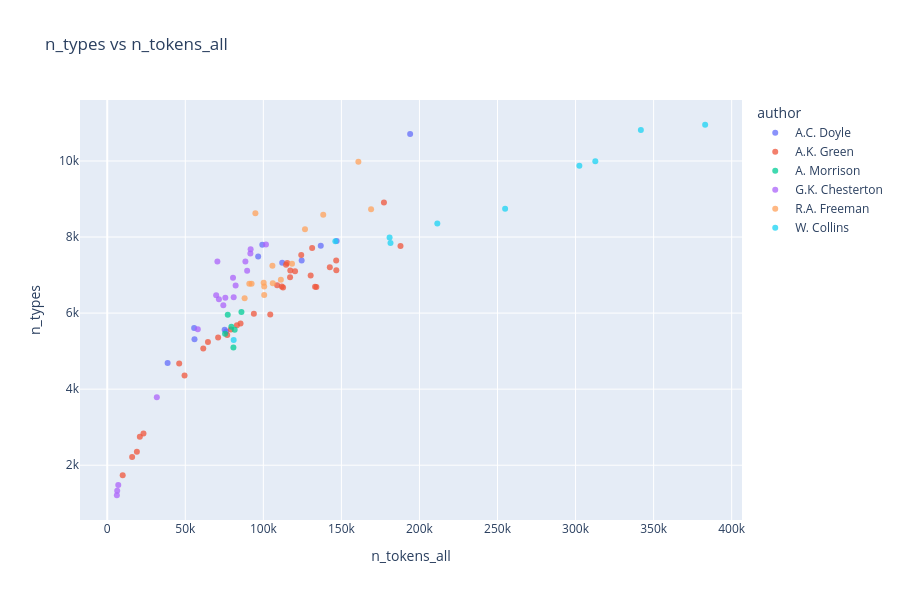
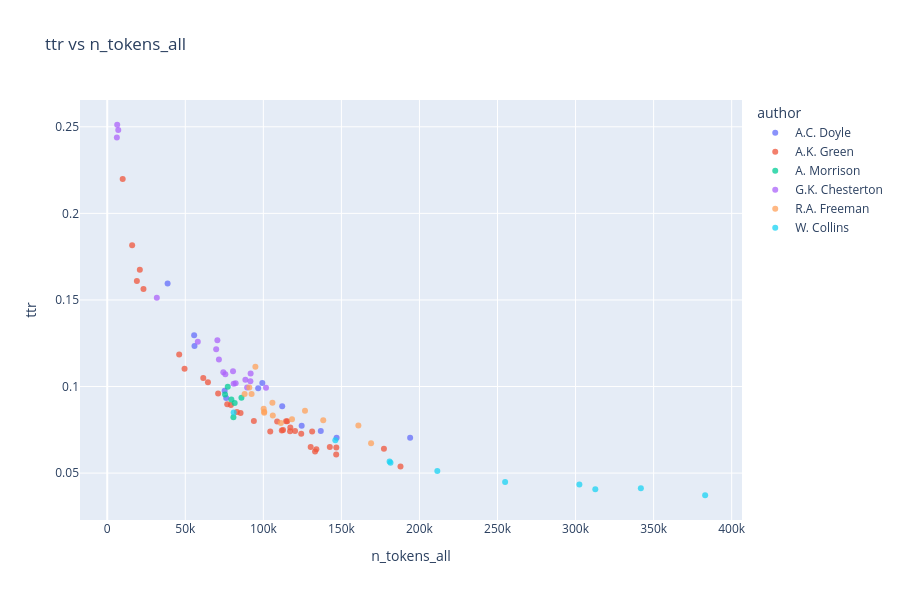
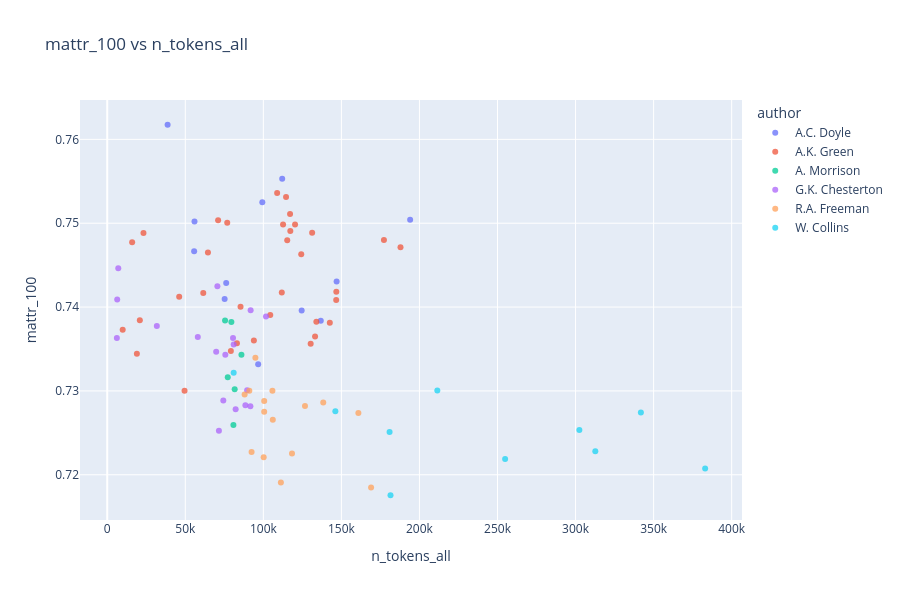
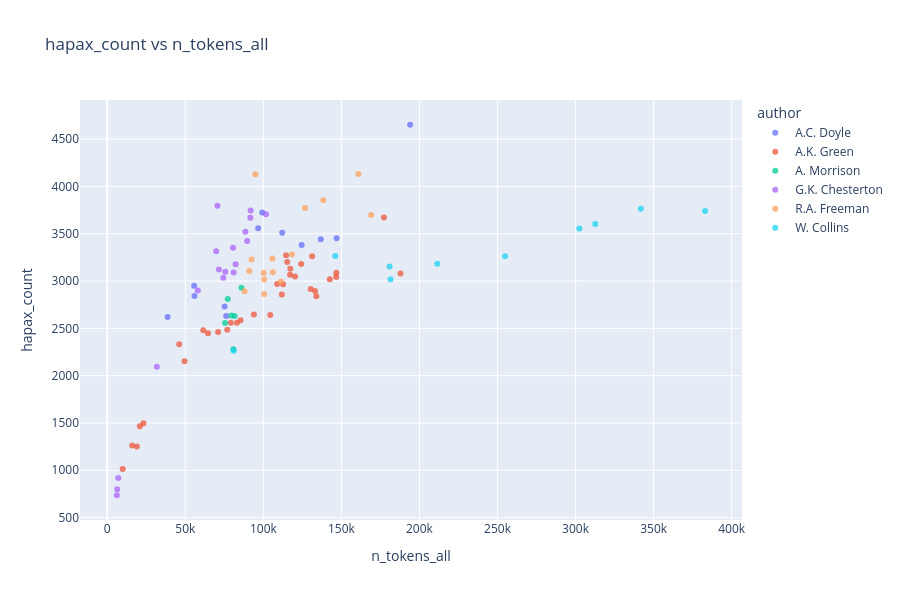

Write notebook code for charts like these, in order.
### Code cell
plot_scatter_list_plotly(
    data=df_corpus,
    scatter_pairs=scatter_pairs,
    hue="author",
    work_col="title",
)

### Figure 1 — Plotly figure (JSON) as saved in the notebook; plotly's stock layout.template omitted (floating-point values rounded to 4 significant figures)
{"data": [{"customdata": [["A.C. Doyle"], ["A.C. Doyle"], ["A.C. Doyle"], ["A.C. Doyle"], ["A.C. Doyle"], ["A.C. Doyle"], ["A.C. Doyle"], ["A.C. Doyle"], ["A.C. Doyle"], ["A.C. Doyle"], ["A.C. Doyle"], ["A.C. Doyle"]], "hovertemplate": "<b>%{hovertext}</b><br><br>author=%{customdata[0]}<br>n_tokens_all=%{x}<br>n_types=%{y}<extra></extra>", "hovertext": ["A Study in Scarlet", "Tales of Terror and Mystery", "The Adventures of Sherlock Holmes", "The case-book of Sherlock Holmes", "The Hound of the Baskervilles", "The Lost World", "The Memoirs of Sherlock Holmes", "The Poison Belt", "The Return of Sherlock Holmes", "The Sign of the Four", "The Valley of Fear", "The White Company"], "legendgroup": "A.C. Doyle", "marker": {"color": "#636efa", "opacity": 0.75, "symbol": "circle"}, "mode": "markers", "name": "A.C. Doyle", "orientation": "v", "showlegend": true, "type": "scatter", "x": [55675, 96679, 136785, 112079, 76206, 99337, 124549, 38663, 146929, 55891, 75208, 194038], "xaxis": "x", "y": [5608, 7488, 7772, 7323, 5517, 7798, 7384, 4687, 7896, 5314, 5562, 10708], "yaxis": "y"}, {"customdata": [["A.K. Green"], ["A.K. Green"], ["A.K. Green"], ["A.K. Green"], ["A.K. Green"], ["A.K. Green"], ["A.K. Green"], ["A.K. Green"], ["A.K. Green"], ["A.K. Green"], ["A.K. Green"], ["A.K. Green"], ["A.K. Green"], ["A.K. Green"], ["A.K. Green"], ["A.K. Green"], ["A.K. Green"], ["A.K. Green"], ["A.K. Green"], ["A.K. Green"], ["A.K. Green"], ["A.K. Green"], ["A.K. Green"], ["A.K. Green"], ["A.K. Green"], ["A.K. Green"], ["A.K. Green"], ["A.K. Green"], ["A.K. Green"], ["A.K. Green"], ["A.K. Green"], ["A.K. Green"], ["A.K. Green"], ["A.K. Green"]], "hovertemplate": "<b>%{hovertext}</b><br><br>author=%{customdata[0]}<br>n_tokens_all=%{x}<br>n_types=%{y}<extra></extra>", "hovertext": ["7 to 12: A Detective Story", "A Difficult Problem", "A Matter of Millions", "A Strange Disappearance", "Agatha Webb", "Behind Closed Doors", "Cynthia Wakeham's Money", "Dark Hollow", "Doctor Izard", "Hand and Ring", "Initials Only", "Lost Man's Lane", "Masterpieces of Mystery", "One of My Sons", "Room Number 3, and Other Detective Stories", "That Affair Next Door", "The Chief Legatee", "The Circular Study", "The Doctor, his Wife, and the Clock", "The Filigree Ball", "The Forsaken Inn", "The Golden Slipper and Other Problems for Violet Strange", "The House of the Whispering Pines", "The Leavenworth Case", "The Mill Mystery", "The Millionaire Baby", "The Mystery of the Hasty Arrow", "The Old Stone House and Other Stories", "The Step on the Stair ", "The Sword of Damocles", "The Woman in the Alcove", "Three Thousand Dollars", "To the Minute", "X Y Z: A Detective Story"], "legendgroup": "A.K. Green", "marker": {"color": "#EF553B", "opacity": 0.75, "symbol": "circle"}, "mode": "markers", "name": "A.K. Green", "orientation": "v", "showlegend": true, "type": "scatter", "x": [18984, 9897, 130318, 64513, 112636, 146667, 104432, 114547, 61513, 187862, 108845, 117276, 124275, 120301, 131264, 133957, 76862, 71025, 20881, 111815, 79191, 115295, 142584, 146744, 93929, 85393, 117112, 49515, 133138, 177251, 83087, 15957, 46093, 23210], "xaxis": "x", "y": [2355, 1739, 6989, 5241, 6676, 7382, 5963, 7274, 5072, 7762, 6734, 7121, 7528, 7100, 7710, 6685, 5424, 5356, 2747, 6700, 5571, 7319, 7205, 7128, 5983, 5726, 6941, 4360, 6695, 8909, 5683, 2217, 4672, 2836], "yaxis": "y"}, {"customdata": [["A. Morrison"], ["A. Morrison"], ["A. Morrison"], ["A. Morrison"], ["A. Morrison"], ["A. Morrison"]], "hovertemplate": "<b>%{hovertext}</b><br><br>author=%{customdata[0]}<br>n_tokens_all=%{x}<br>n_types=%{y}<extra></extra>", "hovertext": ["Adventures of Martin Hewit", "Chronicles of Martin Hewitt", "Martin Hewitt, Investigator", "The Dorrington Deed-Box", "The Red Triangle", "The Hole in the Wall"], "legendgroup": "A. Morrison", "marker": {"color": "#00cc96", "opacity": 0.75, "symbol": "circle"}, "mode": "markers", "name": "A. Morrison", "orientation": "v", "showlegend": true, "type": "scatter", "x": [81636, 79525, 75473, 77200, 80824, 85969], "xaxis": "x", "y": [5565, 5641, 5459, 5958, 5094, 6031], "yaxis": "y"}, {"customdata": [["G.K. Chesterton"], ["G.K. Chesterton"], ["G.K. Chesterton"], ["G.K. Chesterton"], ["G.K. Chesterton"], ["G.K. Chesterton"], ["G.K. Chesterton"], ["G.K. Chesterton"], ["G.K. Chesterton"], ["G.K. Chesterton"], ["G.K. Chesterton"], ["G.K. Chesterton"], ["G.K. Chesterton"], ["G.K. Chesterton"], ["G.K. Chesterton"], ["G.K. Chesterton"], ["G.K. Chesterton"], ["G.K. Chesterton"]], "hovertemplate": "<b>%{hovertext}</b><br><br>author=%{customdata[0]}<br>n_tokens_all=%{x}<br>n_types=%{y}<extra></extra>", "hovertext": ["Four Faultless Felons", "Manalive", "The Club of Queer Trades", "The Donnington Affair", "The Incredulity of Father Brown", "The innocence of Father Brown", "The Man Who Knew Too Much", "The Man Who Was Thursday: A Nightmare", "The Mask of Midas", "The Napoleon of Notting Hill", "The Paradoxes of Mr Pond", "The Poet and The Lunatics", "The Return of Don Quixote", "The Scandal of Father Brown", "The Secret of Father Brown", "The Trees of Pride", "The White Pillars Murder", "The Wisdom of Father Brown"], "legendgroup": "G.K. Chesterton", "marker": {"color": "#ab63fa", "opacity": 0.75, "symbol": "circle"}, "mode": "markers", "name": "G.K. Chesterton", "orientation": "v", "showlegend": true, "type": "scatter", "x": [88506, 70567, 58003, 6156, 89620, 101688, 75653, 74362, 7065, 71544, 69778, 82251, 91698, 80580, 80990, 31767, 6388, 91854], "xaxis": "x", "y": [7358, 7356, 5578, 1210, 7116, 7806, 6403, 6206, 1477, 6367, 6471, 6724, 7569, 6928, 6420, 3787, 1326, 7677], "yaxis": "y"}, {"customdata": [["R.A. Freeman"], ["R.A. Freeman"], ["R.A. Freeman"], ["R.A. Freeman"], ["R.A. Freeman"], ["R.A. Freeman"], ["R.A. Freeman"], ["R.A. Freeman"], ["R.A. Freeman"], ["R.A. Freeman"], ["R.A. Freeman"], ["R.A. Freeman"], ["R.A. Freeman"], ["R.A. Freeman"], ["R.A. Freeman"]], "hovertemplate": "<b>%{hovertext}</b><br><br>author=%{customdata[0]}<br>n_tokens_all=%{x}<br>n_types=%{y}<extra></extra>", "hovertext": ["A silent witness", "As a thief in the night", "Dr. Thorndyke's Casebook", "Helen Vardon's confession", "John Thorndyke's Cases", "The D'Arblay Mystery", "The Exploits of Danby Croker", "The Eye of Osiris", "The golden pool", "The Magic Casket", "The Mystery of 31 New Inn", "The mystery of Angelina Frood", "The Red Thumb Mark", "The shadow of the Wolf", "The singing bone"], "legendgroup": "R.A. Freeman", "marker": {"color": "#FFA15A", "opacity": 0.75, "symbol": "circle"}, "mode": "markers", "name": "R.A. Freeman", "orientation": "v", "showlegend": true, "type": "scatter", "x": [138367, 111220, 88003, 169017, 105805, 106051, 94911, 126680, 160876, 100542, 100554, 118354, 92471, 100205, 91018], "xaxis": "x", "y": [8589, 6879, 6393, 8728, 7244, 6784, 8624, 8202, 9980, 6474, 6702, 7298, 6771, 6801, 6775], "yaxis": "y"}, {"customdata": [["W. Collins"], ["W. Collins"], ["W. Collins"], ["W. Collins"], ["W. Collins"], ["W. Collins"], ["W. Collins"], ["W. Collins"], ["W. Collins"], ["W. Collins"]], "hovertemplate": "<b>%{hovertext}</b><br><br>author=%{customdata[0]}<br>n_tokens_all=%{x}<br>n_types=%{y}<extra></extra>", "hovertext": ["Armadale", "Basil", "Man and Wife", "No Name", "Poor Miss Finch", "The Dead Secret", "The Haunted Hotel", "The Law and the Lady", "The Moonstone", "The Woman in White"], "legendgroup": "W. Collins", "marker": {"color": "#19d3f3", "opacity": 0.75, "symbol": "circle"}, "mode": "markers", "name": "W. Collins", "orientation": "v", "showlegend": true, "type": "scatter", "x": [383016, 146127, 302443, 341835, 211453, 180872, 80982, 181453, 254870, 312655], "xaxis": "x", "y": [10953, 7888, 9876, 10816, 8359, 7991, 5295, 7842, 8741, 9991], "yaxis": "y"}], "layout": {"height": 600, "legend": {"title": {"text": "author"}, "tracegroupgap": 0}, "title": {"text": "n_types vs n_tokens_all"}, "width": 900, "xaxis": {"anchor": "y", "domain": [0, 1], "title": {"text": "n_tokens_all"}}, "yaxis": {"anchor": "x", "domain": [0, 1], "title": {"text": "n_types"}}}}

### Figure 2 — Plotly figure (JSON) as saved in the notebook; plotly's stock layout.template omitted (floating-point values rounded to 4 significant figures)
{"data": [{"customdata": [["A.C. Doyle"], ["A.C. Doyle"], ["A.C. Doyle"], ["A.C. Doyle"], ["A.C. Doyle"], ["A.C. Doyle"], ["A.C. Doyle"], ["A.C. Doyle"], ["A.C. Doyle"], ["A.C. Doyle"], ["A.C. Doyle"], ["A.C. Doyle"]], "hovertemplate": "<b>%{hovertext}</b><br><br>author=%{customdata[0]}<br>n_tokens_all=%{x}<br>ttr=%{y}<extra></extra>", "hovertext": ["A Study in Scarlet", "Tales of Terror and Mystery", "The Adventures of Sherlock Holmes", "The case-book of Sherlock Holmes", "The Hound of the Baskervilles", "The Lost World", "The Memoirs of Sherlock Holmes", "The Poison Belt", "The Return of Sherlock Holmes", "The Sign of the Four", "The Valley of Fear", "The White Company"], "legendgroup": "A.C. Doyle", "marker": {"color": "#636efa", "opacity": 0.75, "symbol": "circle"}, "mode": "markers", "name": "A.C. Doyle", "orientation": "v", "showlegend": true, "type": "scatter", "x": [55675, 96679, 136785, 112079, 76206, 99337, 124549, 38663, 146929, 55891, 75208, 194038], "xaxis": "x", "y": [0.1296, 0.09898, 0.07431, 0.08866, 0.09334, 0.102, 0.07728, 0.1594, 0.07041, 0.1234, 0.09752, 0.07037], "yaxis": "y"}, {"customdata": [["A.K. Green"], ["A.K. Green"], ["A.K. Green"], ["A.K. Green"], ["A.K. Green"], ["A.K. Green"], ["A.K. Green"], ["A.K. Green"], ["A.K. Green"], ["A.K. Green"], ["A.K. Green"], ["A.K. Green"], ["A.K. Green"], ["A.K. Green"], ["A.K. Green"], ["A.K. Green"], ["A.K. Green"], ["A.K. Green"], ["A.K. Green"], ["A.K. Green"], ["A.K. Green"], ["A.K. Green"], ["A.K. Green"], ["A.K. Green"], ["A.K. Green"], ["A.K. Green"], ["A.K. Green"], ["A.K. Green"], ["A.K. Green"], ["A.K. Green"], ["A.K. Green"], ["A.K. Green"], ["A.K. Green"], ["A.K. Green"]], "hovertemplate": "<b>%{hovertext}</b><br><br>author=%{customdata[0]}<br>n_tokens_all=%{x}<br>ttr=%{y}<extra></extra>", "hovertext": ["7 to 12: A Detective Story", "A Difficult Problem", "A Matter of Millions", "A Strange Disappearance", "Agatha Webb", "Behind Closed Doors", "Cynthia Wakeham's Money", "Dark Hollow", "Doctor Izard", "Hand and Ring", "Initials Only", "Lost Man's Lane", "Masterpieces of Mystery", "One of My Sons", "Room Number 3, and Other Detective Stories", "That Affair Next Door", "The Chief Legatee", "The Circular Study", "The Doctor, his Wife, and the Clock", "The Filigree Ball", "The Forsaken Inn", "The Golden Slipper and Other Problems for Violet Strange", "The House of the Whispering Pines", "The Leavenworth Case", "The Mill Mystery", "The Millionaire Baby", "The Mystery of the Hasty Arrow", "The Old Stone House and Other Stories", "The Step on the Stair ", "The Sword of Damocles", "The Woman in the Alcove", "Three Thousand Dollars", "To the Minute", "X Y Z: A Detective Story"], "legendgroup": "A.K. Green", "marker": {"color": "#EF553B", "opacity": 0.75, "symbol": "circle"}, "mode": "markers", "name": "A.K. Green", "orientation": "v", "showlegend": true, "type": "scatter", "x": [18984, 9897, 130318, 64513, 112636, 146667, 104432, 114547, 61513, 187862, 108845, 117276, 124275, 120301, 131264, 133957, 76862, 71025, 20881, 111815, 79191, 115295, 142584, 146744, 93929, 85393, 117112, 49515, 133138, 177251, 83087, 15957, 46093, 23210], "xaxis": "x", "y": [0.1609, 0.2199, 0.06502, 0.1025, 0.07482, 0.06075, 0.07395, 0.07994, 0.105, 0.05386, 0.07987, 0.07636, 0.07272, 0.07434, 0.07401, 0.06377, 0.08974, 0.09603, 0.1674, 0.07461, 0.08934, 0.07999, 0.06503, 0.06477, 0.08006, 0.08473, 0.07424, 0.1103, 0.06245, 0.06399, 0.08531, 0.1816, 0.1185, 0.1563], "yaxis": "y"}, {"customdata": [["A. Morrison"], ["A. Morrison"], ["A. Morrison"], ["A. Morrison"], ["A. Morrison"], ["A. Morrison"]], "hovertemplate": "<b>%{hovertext}</b><br><br>author=%{customdata[0]}<br>n_tokens_all=%{x}<br>ttr=%{y}<extra></extra>", "hovertext": ["Adventures of Martin Hewit", "Chronicles of Martin Hewitt", "Martin Hewitt, Investigator", "The Dorrington Deed-Box", "The Red Triangle", "The Hole in the Wall"], "legendgroup": "A. Morrison", "marker": {"color": "#00cc96", "opacity": 0.75, "symbol": "circle"}, "mode": "markers", "name": "A. Morrison", "orientation": "v", "showlegend": true, "type": "scatter", "x": [81636, 79525, 75473, 77200, 80824, 85969], "xaxis": "x", "y": [0.09046, 0.09244, 0.09537, 0.09982, 0.08224, 0.09351], "yaxis": "y"}, {"customdata": [["G.K. Chesterton"], ["G.K. Chesterton"], ["G.K. Chesterton"], ["G.K. Chesterton"], ["G.K. Chesterton"], ["G.K. Chesterton"], ["G.K. Chesterton"], ["G.K. Chesterton"], ["G.K. Chesterton"], ["G.K. Chesterton"], ["G.K. Chesterton"], ["G.K. Chesterton"], ["G.K. Chesterton"], ["G.K. Chesterton"], ["G.K. Chesterton"], ["G.K. Chesterton"], ["G.K. Chesterton"], ["G.K. Chesterton"]], "hovertemplate": "<b>%{hovertext}</b><br><br>author=%{customdata[0]}<br>n_tokens_all=%{x}<br>ttr=%{y}<extra></extra>", "hovertext": ["Four Faultless Felons", "Manalive", "The Club of Queer Trades", "The Donnington Affair", "The Incredulity of Father Brown", "The innocence of Father Brown", "The Man Who Knew Too Much", "The Man Who Was Thursday: A Nightmare", "The Mask of Midas", "The Napoleon of Notting Hill", "The Paradoxes of Mr Pond", "The Poet and The Lunatics", "The Return of Don Quixote", "The Scandal of Father Brown", "The Secret of Father Brown", "The Trees of Pride", "The White Pillars Murder", "The Wisdom of Father Brown"], "legendgroup": "G.K. Chesterton", "marker": {"color": "#ab63fa", "opacity": 0.75, "symbol": "circle"}, "mode": "markers", "name": "G.K. Chesterton", "orientation": "v", "showlegend": true, "type": "scatter", "x": [88506, 70567, 58003, 6156, 89620, 101688, 75653, 74362, 7065, 71544, 69778, 82251, 91698, 80580, 80990, 31767, 6388, 91854], "xaxis": "x", "y": [0.1039, 0.1267, 0.1258, 0.2439, 0.09941, 0.09932, 0.1071, 0.1082, 0.2482, 0.1156, 0.1216, 0.1019, 0.1031, 0.1089, 0.1016, 0.1512, 0.2512, 0.1075], "yaxis": "y"}, {"customdata": [["R.A. Freeman"], ["R.A. Freeman"], ["R.A. Freeman"], ["R.A. Freeman"], ["R.A. Freeman"], ["R.A. Freeman"], ["R.A. Freeman"], ["R.A. Freeman"], ["R.A. Freeman"], ["R.A. Freeman"], ["R.A. Freeman"], ["R.A. Freeman"], ["R.A. Freeman"], ["R.A. Freeman"], ["R.A. Freeman"]], "hovertemplate": "<b>%{hovertext}</b><br><br>author=%{customdata[0]}<br>n_tokens_all=%{x}<br>ttr=%{y}<extra></extra>", "hovertext": ["A silent witness", "As a thief in the night", "Dr. Thorndyke's Casebook", "Helen Vardon's confession", "John Thorndyke's Cases", "The D'Arblay Mystery", "The Exploits of Danby Croker", "The Eye of Osiris", "The golden pool", "The Magic Casket", "The Mystery of 31 New Inn", "The mystery of Angelina Frood", "The Red Thumb Mark", "The shadow of the Wolf", "The singing bone"], "legendgroup": "R.A. Freeman", "marker": {"color": "#FFA15A", "opacity": 0.75, "symbol": "circle"}, "mode": "markers", "name": "R.A. Freeman", "orientation": "v", "showlegend": true, "type": "scatter", "x": [138367, 111220, 88003, 169017, 105805, 106051, 94911, 126680, 160876, 100542, 100554, 118354, 92471, 100205, 91018], "xaxis": "x", "y": [0.08057, 0.07898, 0.09569, 0.06729, 0.09059, 0.08327, 0.1115, 0.08598, 0.07749, 0.08479, 0.08545, 0.08117, 0.0957, 0.0872, 0.0995], "yaxis": "y"}, {"customdata": [["W. Collins"], ["W. Collins"], ["W. Collins"], ["W. Collins"], ["W. Collins"], ["W. Collins"], ["W. Collins"], ["W. Collins"], ["W. Collins"], ["W. Collins"]], "hovertemplate": "<b>%{hovertext}</b><br><br>author=%{customdata[0]}<br>n_tokens_all=%{x}<br>ttr=%{y}<extra></extra>", "hovertext": ["Armadale", "Basil", "Man and Wife", "No Name", "Poor Miss Finch", "The Dead Secret", "The Haunted Hotel", "The Law and the Lady", "The Moonstone", "The Woman in White"], "legendgroup": "W. Collins", "marker": {"color": "#19d3f3", "opacity": 0.75, "symbol": "circle"}, "mode": "markers", "name": "W. Collins", "orientation": "v", "showlegend": true, "type": "scatter", "x": [383016, 146127, 302443, 341835, 211453, 180872, 80982, 181453, 254870, 312655], "xaxis": "x", "y": [0.0372, 0.06901, 0.04348, 0.0412, 0.05115, 0.05668, 0.08501, 0.05597, 0.04485, 0.04067], "yaxis": "y"}], "layout": {"height": 600, "legend": {"title": {"text": "author"}, "tracegroupgap": 0}, "title": {"text": "ttr vs n_tokens_all"}, "width": 900, "xaxis": {"anchor": "y", "domain": [0, 1], "title": {"text": "n_tokens_all"}}, "yaxis": {"anchor": "x", "domain": [0, 1], "title": {"text": "ttr"}}}}

### Figure 3 — Plotly figure (JSON) as saved in the notebook; plotly's stock layout.template omitted (floating-point values rounded to 4 significant figures)
{"data": [{"customdata": [["A.C. Doyle"], ["A.C. Doyle"], ["A.C. Doyle"], ["A.C. Doyle"], ["A.C. Doyle"], ["A.C. Doyle"], ["A.C. Doyle"], ["A.C. Doyle"], ["A.C. Doyle"], ["A.C. Doyle"], ["A.C. Doyle"], ["A.C. Doyle"]], "hovertemplate": "<b>%{hovertext}</b><br><br>author=%{customdata[0]}<br>n_tokens_all=%{x}<br>mattr_100=%{y}<extra></extra>", "hovertext": ["A Study in Scarlet", "Tales of Terror and Mystery", "The Adventures of Sherlock Holmes", "The case-book of Sherlock Holmes", "The Hound of the Baskervilles", "The Lost World", "The Memoirs of Sherlock Holmes", "The Poison Belt", "The Return of Sherlock Holmes", "The Sign of the Four", "The Valley of Fear", "The White Company"], "legendgroup": "A.C. Doyle", "marker": {"color": "#636efa", "opacity": 0.75, "symbol": "circle"}, "mode": "markers", "name": "A.C. Doyle", "orientation": "v", "showlegend": true, "type": "scatter", "x": [55675, 96679, 136785, 112079, 76206, 99337, 124549, 38663, 146929, 55891, 75208, 194038], "xaxis": "x", "y": [0.7466, 0.7332, 0.7384, 0.7553, 0.7429, 0.7525, 0.7396, 0.7617, 0.743, 0.7502, 0.741, 0.7504], "yaxis": "y"}, {"customdata": [["A.K. Green"], ["A.K. Green"], ["A.K. Green"], ["A.K. Green"], ["A.K. Green"], ["A.K. Green"], ["A.K. Green"], ["A.K. Green"], ["A.K. Green"], ["A.K. Green"], ["A.K. Green"], ["A.K. Green"], ["A.K. Green"], ["A.K. Green"], ["A.K. Green"], ["A.K. Green"], ["A.K. Green"], ["A.K. Green"], ["A.K. Green"], ["A.K. Green"], ["A.K. Green"], ["A.K. Green"], ["A.K. Green"], ["A.K. Green"], ["A.K. Green"], ["A.K. Green"], ["A.K. Green"], ["A.K. Green"], ["A.K. Green"], ["A.K. Green"], ["A.K. Green"], ["A.K. Green"], ["A.K. Green"], ["A.K. Green"]], "hovertemplate": "<b>%{hovertext}</b><br><br>author=%{customdata[0]}<br>n_tokens_all=%{x}<br>mattr_100=%{y}<extra></extra>", "hovertext": ["7 to 12: A Detective Story", "A Difficult Problem", "A Matter of Millions", "A Strange Disappearance", "Agatha Webb", "Behind Closed Doors", "Cynthia Wakeham's Money", "Dark Hollow", "Doctor Izard", "Hand and Ring", "Initials Only", "Lost Man's Lane", "Masterpieces of Mystery", "One of My Sons", "Room Number 3, and Other Detective Stories", "That Affair Next Door", "The Chief Legatee", "The Circular Study", "The Doctor, his Wife, and the Clock", "The Filigree Ball", "The Forsaken Inn", "The Golden Slipper and Other Problems for Violet Strange", "The House of the Whispering Pines", "The Leavenworth Case", "The Mill Mystery", "The Millionaire Baby", "The Mystery of the Hasty Arrow", "The Old Stone House and Other Stories", "The Step on the Stair ", "The Sword of Damocles", "The Woman in the Alcove", "Three Thousand Dollars", "To the Minute", "X Y Z: A Detective Story"], "legendgroup": "A.K. Green", "marker": {"color": "#EF553B", "opacity": 0.75, "symbol": "circle"}, "mode": "markers", "name": "A.K. Green", "orientation": "v", "showlegend": true, "type": "scatter", "x": [18984, 9897, 130318, 64513, 112636, 146667, 104432, 114547, 61513, 187862, 108845, 117276, 124275, 120301, 131264, 133957, 76862, 71025, 20881, 111815, 79191, 115295, 142584, 146744, 93929, 85393, 117112, 49515, 133138, 177251, 83087, 15957, 46093, 23210], "xaxis": "x", "y": [0.7344, 0.7373, 0.7356, 0.7465, 0.7498, 0.7408, 0.739, 0.7531, 0.7417, 0.7471, 0.7536, 0.7491, 0.7463, 0.7499, 0.7489, 0.7382, 0.7501, 0.7504, 0.7384, 0.7417, 0.7348, 0.748, 0.7381, 0.7418, 0.736, 0.74, 0.7511, 0.73, 0.7365, 0.748, 0.7357, 0.7477, 0.7412, 0.7488], "yaxis": "y"}, {"customdata": [["A. Morrison"], ["A. Morrison"], ["A. Morrison"], ["A. Morrison"], ["A. Morrison"], ["A. Morrison"]], "hovertemplate": "<b>%{hovertext}</b><br><br>author=%{customdata[0]}<br>n_tokens_all=%{x}<br>mattr_100=%{y}<extra></extra>", "hovertext": ["Adventures of Martin Hewit", "Chronicles of Martin Hewitt", "Martin Hewitt, Investigator", "The Dorrington Deed-Box", "The Red Triangle", "The Hole in the Wall"], "legendgroup": "A. Morrison", "marker": {"color": "#00cc96", "opacity": 0.75, "symbol": "circle"}, "mode": "markers", "name": "A. Morrison", "orientation": "v", "showlegend": true, "type": "scatter", "x": [81636, 79525, 75473, 77200, 80824, 85969], "xaxis": "x", "y": [0.7302, 0.7382, 0.7384, 0.7316, 0.7259, 0.7343], "yaxis": "y"}, {"customdata": [["G.K. Chesterton"], ["G.K. Chesterton"], ["G.K. Chesterton"], ["G.K. Chesterton"], ["G.K. Chesterton"], ["G.K. Chesterton"], ["G.K. Chesterton"], ["G.K. Chesterton"], ["G.K. Chesterton"], ["G.K. Chesterton"], ["G.K. Chesterton"], ["G.K. Chesterton"], ["G.K. Chesterton"], ["G.K. Chesterton"], ["G.K. Chesterton"], ["G.K. Chesterton"], ["G.K. Chesterton"], ["G.K. Chesterton"]], "hovertemplate": "<b>%{hovertext}</b><br><br>author=%{customdata[0]}<br>n_tokens_all=%{x}<br>mattr_100=%{y}<extra></extra>", "hovertext": ["Four Faultless Felons", "Manalive", "The Club of Queer Trades", "The Donnington Affair", "The Incredulity of Father Brown", "The innocence of Father Brown", "The Man Who Knew Too Much", "The Man Who Was Thursday: A Nightmare", "The Mask of Midas", "The Napoleon of Notting Hill", "The Paradoxes of Mr Pond", "The Poet and The Lunatics", "The Return of Don Quixote", "The Scandal of Father Brown", "The Secret of Father Brown", "The Trees of Pride", "The White Pillars Murder", "The Wisdom of Father Brown"], "legendgroup": "G.K. Chesterton", "marker": {"color": "#ab63fa", "opacity": 0.75, "symbol": "circle"}, "mode": "markers", "name": "G.K. Chesterton", "orientation": "v", "showlegend": true, "type": "scatter", "x": [88506, 70567, 58003, 6156, 89620, 101688, 75653, 74362, 7065, 71544, 69778, 82251, 91698, 80580, 80990, 31767, 6388, 91854], "xaxis": "x", "y": [0.7283, 0.7425, 0.7364, 0.7363, 0.7301, 0.7389, 0.7343, 0.7288, 0.7446, 0.7252, 0.7347, 0.7278, 0.7282, 0.7363, 0.7355, 0.7377, 0.7409, 0.7396], "yaxis": "y"}, {"customdata": [["R.A. Freeman"], ["R.A. Freeman"], ["R.A. Freeman"], ["R.A. Freeman"], ["R.A. Freeman"], ["R.A. Freeman"], ["R.A. Freeman"], ["R.A. Freeman"], ["R.A. Freeman"], ["R.A. Freeman"], ["R.A. Freeman"], ["R.A. Freeman"], ["R.A. Freeman"], ["R.A. Freeman"], ["R.A. Freeman"]], "hovertemplate": "<b>%{hovertext}</b><br><br>author=%{customdata[0]}<br>n_tokens_all=%{x}<br>mattr_100=%{y}<extra></extra>", "hovertext": ["A silent witness", "As a thief in the night", "Dr. Thorndyke's Casebook", "Helen Vardon's confession", "John Thorndyke's Cases", "The D'Arblay Mystery", "The Exploits of Danby Croker", "The Eye of Osiris", "The golden pool", "The Magic Casket", "The Mystery of 31 New Inn", "The mystery of Angelina Frood", "The Red Thumb Mark", "The shadow of the Wolf", "The singing bone"], "legendgroup": "R.A. Freeman", "marker": {"color": "#FFA15A", "opacity": 0.75, "symbol": "circle"}, "mode": "markers", "name": "R.A. Freeman", "orientation": "v", "showlegend": true, "type": "scatter", "x": [138367, 111220, 88003, 169017, 105805, 106051, 94911, 126680, 160876, 100542, 100554, 118354, 92471, 100205, 91018], "xaxis": "x", "y": [0.7286, 0.7191, 0.7296, 0.7185, 0.73, 0.7266, 0.7339, 0.7282, 0.7274, 0.7275, 0.7288, 0.7225, 0.7227, 0.7221, 0.73], "yaxis": "y"}, {"customdata": [["W. Collins"], ["W. Collins"], ["W. Collins"], ["W. Collins"], ["W. Collins"], ["W. Collins"], ["W. Collins"], ["W. Collins"], ["W. Collins"], ["W. Collins"]], "hovertemplate": "<b>%{hovertext}</b><br><br>author=%{customdata[0]}<br>n_tokens_all=%{x}<br>mattr_100=%{y}<extra></extra>", "hovertext": ["Armadale", "Basil", "Man and Wife", "No Name", "Poor Miss Finch", "The Dead Secret", "The Haunted Hotel", "The Law and the Lady", "The Moonstone", "The Woman in White"], "legendgroup": "W. Collins", "marker": {"color": "#19d3f3", "opacity": 0.75, "symbol": "circle"}, "mode": "markers", "name": "W. Collins", "orientation": "v", "showlegend": true, "type": "scatter", "x": [383016, 146127, 302443, 341835, 211453, 180872, 80982, 181453, 254870, 312655], "xaxis": "x", "y": [0.7207, 0.7276, 0.7253, 0.7274, 0.7301, 0.7251, 0.7322, 0.7176, 0.7219, 0.7228], "yaxis": "y"}], "layout": {"height": 600, "legend": {"title": {"text": "author"}, "tracegroupgap": 0}, "title": {"text": "mattr_100 vs n_tokens_all"}, "width": 900, "xaxis": {"anchor": "y", "domain": [0, 1], "title": {"text": "n_tokens_all"}}, "yaxis": {"anchor": "x", "domain": [0, 1], "title": {"text": "mattr_100"}}}}

### Figure 4 — Plotly figure (JSON) as saved in the notebook; plotly's stock layout.template omitted (floating-point values rounded to 4 significant figures)
{"data": [{"customdata": [["A.C. Doyle"], ["A.C. Doyle"], ["A.C. Doyle"], ["A.C. Doyle"], ["A.C. Doyle"], ["A.C. Doyle"], ["A.C. Doyle"], ["A.C. Doyle"], ["A.C. Doyle"], ["A.C. Doyle"], ["A.C. Doyle"], ["A.C. Doyle"]], "hovertemplate": "<b>%{hovertext}</b><br><br>author=%{customdata[0]}<br>n_tokens_all=%{x}<br>hapax_count=%{y}<extra></extra>", "hovertext": ["A Study in Scarlet", "Tales of Terror and Mystery", "The Adventures of Sherlock Holmes", "The case-book of Sherlock Holmes", "The Hound of the Baskervilles", "The Lost World", "The Memoirs of Sherlock Holmes", "The Poison Belt", "The Return of Sherlock Holmes", "The Sign of the Four", "The Valley of Fear", "The White Company"], "legendgroup": "A.C. Doyle", "marker": {"color": "#636efa", "opacity": 0.75, "symbol": "circle"}, "mode": "markers", "name": "A.C. Doyle", "orientation": "v", "showlegend": true, "type": "scatter", "x": [55675, 96679, 136785, 112079, 76206, 99337, 124549, 38663, 146929, 55891, 75208, 194038], "xaxis": "x", "y": [2950, 3558, 3443, 3511, 2630, 3725, 3382, 2620, 3453, 2842, 2730, 4652], "yaxis": "y"}, {"customdata": [["A.K. Green"], ["A.K. Green"], ["A.K. Green"], ["A.K. Green"], ["A.K. Green"], ["A.K. Green"], ["A.K. Green"], ["A.K. Green"], ["A.K. Green"], ["A.K. Green"], ["A.K. Green"], ["A.K. Green"], ["A.K. Green"], ["A.K. Green"], ["A.K. Green"], ["A.K. Green"], ["A.K. Green"], ["A.K. Green"], ["A.K. Green"], ["A.K. Green"], ["A.K. Green"], ["A.K. Green"], ["A.K. Green"], ["A.K. Green"], ["A.K. Green"], ["A.K. Green"], ["A.K. Green"], ["A.K. Green"], ["A.K. Green"], ["A.K. Green"], ["A.K. Green"], ["A.K. Green"], ["A.K. Green"], ["A.K. Green"]], "hovertemplate": "<b>%{hovertext}</b><br><br>author=%{customdata[0]}<br>n_tokens_all=%{x}<br>hapax_count=%{y}<extra></extra>", "hovertext": ["7 to 12: A Detective Story", "A Difficult Problem", "A Matter of Millions", "A Strange Disappearance", "Agatha Webb", "Behind Closed Doors", "Cynthia Wakeham's Money", "Dark Hollow", "Doctor Izard", "Hand and Ring", "Initials Only", "Lost Man's Lane", "Masterpieces of Mystery", "One of My Sons", "Room Number 3, and Other Detective Stories", "That Affair Next Door", "The Chief Legatee", "The Circular Study", "The Doctor, his Wife, and the Clock", "The Filigree Ball", "The Forsaken Inn", "The Golden Slipper and Other Problems for Violet Strange", "The House of the Whispering Pines", "The Leavenworth Case", "The Mill Mystery", "The Millionaire Baby", "The Mystery of the Hasty Arrow", "The Old Stone House and Other Stories", "The Step on the Stair ", "The Sword of Damocles", "The Woman in the Alcove", "Three Thousand Dollars", "To the Minute", "X Y Z: A Detective Story"], "legendgroup": "A.K. Green", "marker": {"color": "#EF553B", "opacity": 0.75, "symbol": "circle"}, "mode": "markers", "name": "A.K. Green", "orientation": "v", "showlegend": true, "type": "scatter", "x": [18984, 9897, 130318, 64513, 112636, 146667, 104432, 114547, 61513, 187862, 108845, 117276, 124275, 120301, 131264, 133957, 76862, 71025, 20881, 111815, 79191, 115295, 142584, 146744, 93929, 85393, 117112, 49515, 133138, 177251, 83087, 15957, 46093, 23210], "xaxis": "x", "y": [1250, 1013, 2916, 2449, 2967, 3044, 2640, 3273, 2481, 3081, 2968, 3129, 3181, 3049, 3261, 2840, 2484, 2461, 1465, 2857, 2560, 3202, 3019, 3089, 2646, 2586, 3067, 2153, 2896, 3673, 2560, 1261, 2333, 1498], "yaxis": "y"}, {"customdata": [["A. Morrison"], ["A. Morrison"], ["A. Morrison"], ["A. Morrison"], ["A. Morrison"], ["A. Morrison"]], "hovertemplate": "<b>%{hovertext}</b><br><br>author=%{customdata[0]}<br>n_tokens_all=%{x}<br>hapax_count=%{y}<extra></extra>", "hovertext": ["Adventures of Martin Hewit", "Chronicles of Martin Hewitt", "Martin Hewitt, Investigator", "The Dorrington Deed-Box", "The Red Triangle", "The Hole in the Wall"], "legendgroup": "A. Morrison", "marker": {"color": "#00cc96", "opacity": 0.75, "symbol": "circle"}, "mode": "markers", "name": "A. Morrison", "orientation": "v", "showlegend": true, "type": "scatter", "x": [81636, 79525, 75473, 77200, 80824, 85969], "xaxis": "x", "y": [2630, 2635, 2556, 2811, 2279, 2928], "yaxis": "y"}, {"customdata": [["G.K. Chesterton"], ["G.K. Chesterton"], ["G.K. Chesterton"], ["G.K. Chesterton"], ["G.K. Chesterton"], ["G.K. Chesterton"], ["G.K. Chesterton"], ["G.K. Chesterton"], ["G.K. Chesterton"], ["G.K. Chesterton"], ["G.K. Chesterton"], ["G.K. Chesterton"], ["G.K. Chesterton"], ["G.K. Chesterton"], ["G.K. Chesterton"], ["G.K. Chesterton"], ["G.K. Chesterton"], ["G.K. Chesterton"]], "hovertemplate": "<b>%{hovertext}</b><br><br>author=%{customdata[0]}<br>n_tokens_all=%{x}<br>hapax_count=%{y}<extra></extra>", "hovertext": ["Four Faultless Felons", "Manalive", "The Club of Queer Trades", "The Donnington Affair", "The Incredulity of Father Brown", "The innocence of Father Brown", "The Man Who Knew Too Much", "The Man Who Was Thursday: A Nightmare", "The Mask of Midas", "The Napoleon of Notting Hill", "The Paradoxes of Mr Pond", "The Poet and The Lunatics", "The Return of Don Quixote", "The Scandal of Father Brown", "The Secret of Father Brown", "The Trees of Pride", "The White Pillars Murder", "The Wisdom of Father Brown"], "legendgroup": "G.K. Chesterton", "marker": {"color": "#ab63fa", "opacity": 0.75, "symbol": "circle"}, "mode": "markers", "name": "G.K. Chesterton", "orientation": "v", "showlegend": true, "type": "scatter", "x": [88506, 70567, 58003, 6156, 89620, 101688, 75653, 74362, 7065, 71544, 69778, 82251, 91698, 80580, 80990, 31767, 6388, 91854], "xaxis": "x", "y": [3521, 3796, 2901, 736, 3422, 3706, 3098, 3036, 918, 3123, 3316, 3177, 3670, 3353, 3091, 2094, 800, 3746], "yaxis": "y"}, {"customdata": [["R.A. Freeman"], ["R.A. Freeman"], ["R.A. Freeman"], ["R.A. Freeman"], ["R.A. Freeman"], ["R.A. Freeman"], ["R.A. Freeman"], ["R.A. Freeman"], ["R.A. Freeman"], ["R.A. Freeman"], ["R.A. Freeman"], ["R.A. Freeman"], ["R.A. Freeman"], ["R.A. Freeman"], ["R.A. Freeman"]], "hovertemplate": "<b>%{hovertext}</b><br><br>author=%{customdata[0]}<br>n_tokens_all=%{x}<br>hapax_count=%{y}<extra></extra>", "hovertext": ["A silent witness", "As a thief in the night", "Dr. Thorndyke's Casebook", "Helen Vardon's confession", "John Thorndyke's Cases", "The D'Arblay Mystery", "The Exploits of Danby Croker", "The Eye of Osiris", "The golden pool", "The Magic Casket", "The Mystery of 31 New Inn", "The mystery of Angelina Frood", "The Red Thumb Mark", "The shadow of the Wolf", "The singing bone"], "legendgroup": "R.A. Freeman", "marker": {"color": "#FFA15A", "opacity": 0.75, "symbol": "circle"}, "mode": "markers", "name": "R.A. Freeman", "orientation": "v", "showlegend": true, "type": "scatter", "x": [138367, 111220, 88003, 169017, 105805, 106051, 94911, 126680, 160876, 100542, 100554, 118354, 92471, 100205, 91018], "xaxis": "x", "y": [3855, 2994, 2891, 3698, 3239, 3094, 4130, 3773, 4132, 2863, 3017, 3281, 3228, 3086, 3106], "yaxis": "y"}, {"customdata": [["W. Collins"], ["W. Collins"], ["W. Collins"], ["W. Collins"], ["W. Collins"], ["W. Collins"], ["W. Collins"], ["W. Collins"], ["W. Collins"], ["W. Collins"]], "hovertemplate": "<b>%{hovertext}</b><br><br>author=%{customdata[0]}<br>n_tokens_all=%{x}<br>hapax_count=%{y}<extra></extra>", "hovertext": ["Armadale", "Basil", "Man and Wife", "No Name", "Poor Miss Finch", "The Dead Secret", "The Haunted Hotel", "The Law and the Lady", "The Moonstone", "The Woman in White"], "legendgroup": "W. Collins", "marker": {"color": "#19d3f3", "opacity": 0.75, "symbol": "circle"}, "mode": "markers", "name": "W. Collins", "orientation": "v", "showlegend": true, "type": "scatter", "x": [383016, 146127, 302443, 341835, 211453, 180872, 80982, 181453, 254870, 312655], "xaxis": "x", "y": [3741, 3264, 3556, 3765, 3182, 3155, 2264, 3018, 3262, 3604], "yaxis": "y"}], "layout": {"height": 600, "legend": {"title": {"text": "author"}, "tracegroupgap": 0}, "title": {"text": "hapax_count vs n_tokens_all"}, "width": 900, "xaxis": {"anchor": "y", "domain": [0, 1], "title": {"text": "n_tokens_all"}}, "yaxis": {"anchor": "x", "domain": [0, 1], "title": {"text": "hapax_count"}}}}
